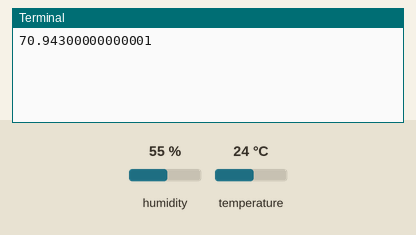
The program below on a simulated Raspberry Pi (BCM pin numbers). On the bench: the last lines printed to the terminal. Inputs (shaded band) come from the test bench; at power-on: humidity 55 %, temperature 24 °C.

Above: at 1.2 s.
1.3 s: humidity set to 22 %
At 3.1 s:
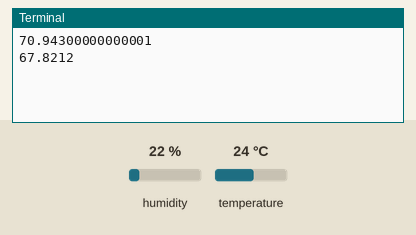
3.4 s: temperature set to 12 °C
At 4.1 s:
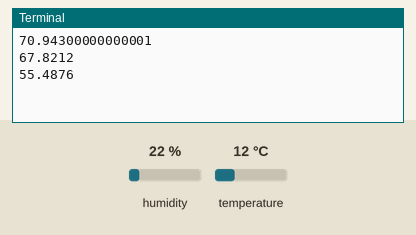
5.5 s: humidity set to 40 %
At 7.0 s:
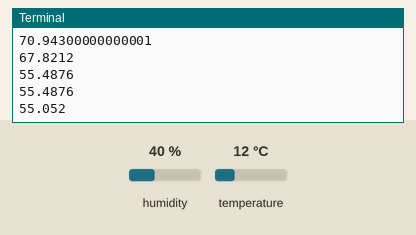
Timing chart, 0 to 8.5 s (numbered marks = the images above; inputs shaded):
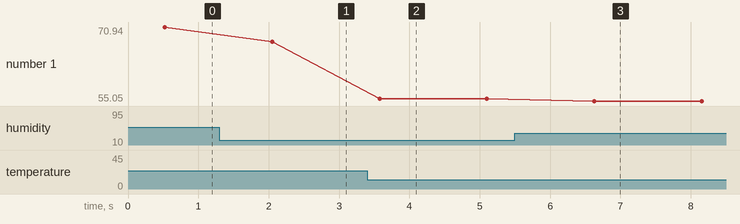

The program:

main10-1.py
```python
import time
import Adafruit_DHT

sensor = Adafruit_DHT.DHT11
pin = 4

try:
    while True:
        humi, temp = Adafruit_DHT.read_retry(sensor, pin)
        di = (1.8 * temp) - (0.55 * (1 - humi / 100.0) * (1.8 * temp - 26)) + 32
        print(di)
        time.sleep(1)
except KeyboardInterrupt:
    pass
```

Measured:
- after the input at 1.3 s, the terminal: prints a new line after 0.75 s (image 1)
- after the input at 3.4 s, the terminal: prints a new line after 0.18 s (image 2)
- after the input at 5.5 s, the terminal: prints a new line after 1.1 s (image 3)
- plotted number 1: 70.94 → 67.82 after the input at 1.3 s, 67.82 → 55.49 after the input at 3.4 s, 55.49 → 55.05 after the input at 5.5 s
